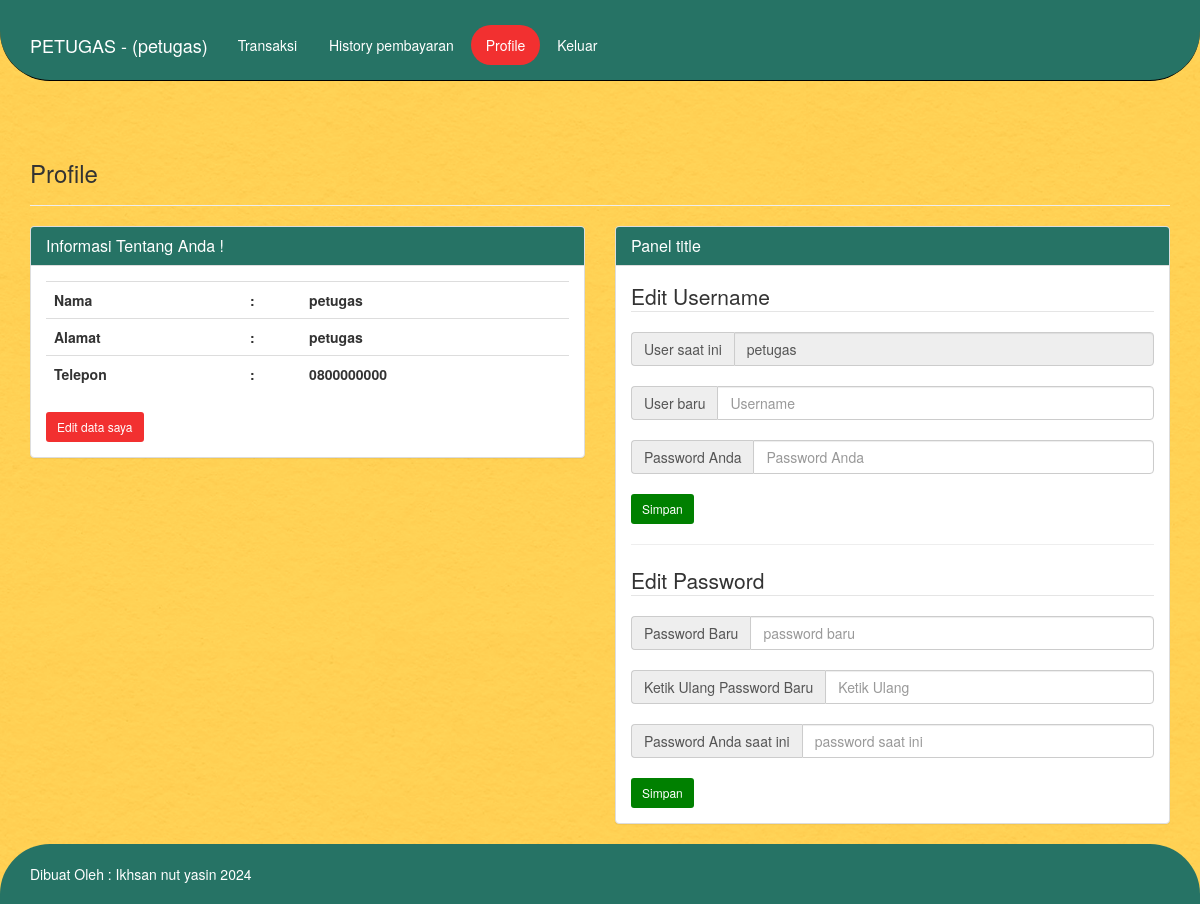
The app's page /app/petugas/profile.php (signed in) with its own data.
### tables this page shows
CREATE TABLE `tb_petugas` (
  `id_petugas` int(11) NOT NULL,
  `username` varchar(35) NOT NULL,
  `password` varchar(50) NOT NULL,
  `nama_petugas` varchar(35) NOT NULL,
  `alamat` varchar(100) NOT NULL,
  `telepon` varchar(15) NOT NULL,
  `level` enum('admin','petugas') NOT NULL
);

### app/petugas/profile.php (the view, shortened to what this page needs)
<?php
    include "../inc/koneksi.php";
    $qprofil = mysqli_query($konek, "SELECT * FROM tb_petugas WHERE id_petugas='$_SESSION[id]'");
    $profil = mysqli_fetch_array($qprofil);
?>
<!DOCTYPE html>
<html lang="en">
<head>
    <link href="./../assets/css/bootstrap.min.css" rel="stylesheet">
    <link href="./../assets/style.css" rel="stylesheet">
</head>
<body>
     <nav class="navbar navbar-default navbar-fixed-top" style="border-radius: 0px 0px 50px 50px; border-color: black; background-color:  #267365;">
      <div class="container">
        <div class="navbar-header" style="margin-top: 20px;">
          <a class="navbar-brand" href="./" style="color: white;">PETUGAS - (<?php echo $profil['nama_petugas']; ?>)</a>
        </div>
        <div style="margin-top: 25px; margin-bottom: 10px;">
         <ul class="nav nav-pills" role="tablist">
            <li role="presentation"  ><a href="transaksi.php">Transaksi</a></li>
            <li role="presentation"><a href="riwayat.php">History pembayaran</a></li>
            <li role="presentation" style="background-color: #F23030; border-radius: 50px;"><a href="profile.php">Profile</a></li>
            <li role="presentation"><a href="../inc/logout.php">Keluar</a></li>
      </ul>
        </div>
      </div>
    </nav>
     <div class="container" style="margin-top: 5%;">
        <div class="page-header">
            <h3>Profile</h3>
        </div>
        <div class="row">
            <div class="col-md-6">
                <div class="panel panel-default">
                    <div class="panel-heading" style="background-color: #267365;">
                        <h3 class="panel-title" style="color: white;">Informasi Tentang Anda !</h3>
                    </div>
                    <div class="panel-body">
                        <table class="table">
                            <tr>
                                <td>Nama</td>
                                <td>:</td>
                                <td><?php echo $profil['nama_petugas']; ?></td>
                            </tr>
                            <tr>
                                <td>Alamat</td>
                                <td>:</td>
                                <td><?php echo $profil['alamat']; ?></td>
                            </tr>
                            <tr>
                                <td>Telepon</td>
                                <td>:</td>
                                <td><?php echo $profil['telepon']; ?></td>
                            </tr>
                        </table>
                        <a href="edit_profile.php" class="btn btn-sm" style="background-color: #f23030;">Edit data saya</a>
                    </div>
                </div>
            </div>
            <div class="col-md-6">
                <div class="panel panel-default">
                    <div class="panel-heading" style="background-color: #267365;">
                        <h3 class="panel-title" style="color:white;">Panel title</h3>
                    </div>
                    <div class="panel-body">
                        <fieldset>
                            <legend>Edit Username</legend>
                            <form class="form" method="post">
                                <div class="input-group">
                                    <span class="input-group-addon" id="basic-addon1">User saat ini</span>
                                    <input type="text" class="form-control" value="<?php echo $profil['username']; ?>" aria-describedby="basic-addon1" readonly>
                                </div>
                                <br>
                                <div class="input-group">
                                    <span class="input-group-addon" id="basic-addon1">User baru</span>
                                    <input type="text" name="userbaru" class="form-control" placeholder="Username" aria-describedby="basic-addon1">
                                </div>
                                <br>
                                <div class="input-group">
                                    <span class="input-group-addon" id="basic-addon1">Password Anda</span>
                                    <input type="password" name="pass" class="form-control" placeholder="Password Anda" aria-describedby="basic-addon1">
                                </div>
                                <br>
                                    <input type="submit" name="edit_user" value="Simpan" class="btn btn-sm" style="background-color: green; color: white;">
                            </form>
                        </fieldset>
                        <hr>
                        <fieldset>
                            <legend>Edit Password</legend>
                            <form class="form" method="post">
                                <div class="input-group">
                                    <span class="input-group-addon" id="basic-addon1">Password Baru</span>
                                    <input type="password" name="pass1" class="form-control" placeholder="password baru" aria-describedby="basic-addon1">
                                </div>
                                <br>
                                <div class="input-group">
                                    <span class="input-group-addon" id="basic-addon1">Ketik Ulang Password Baru</span>
                                    <input type="password" name="pass2" class="form-control" placeholder="Ketik Ulang" aria-describedby="basic-addon1">
                                </div>
                                <br>
                                <div class="input-group">
                                    <span class="input-group-addon" id="basic-addon1">Password Anda saat ini</span>
                                    <input type="password" name="pass_awal" class="form-control" placeholder="password saat ini" aria-describedby="basic-addon1">
                                </div>
                                <br>
                                    <input type="submit" name="edit_password" value="Simpan" class="btn btn-sm" style="background-color: green; color: white;">
                            </form>
                        </fieldset>
                    </div>
                </div>
            </div>
        </div>
    </div>
<?php include "footer.php"; ?>

### app/assets/style.css (style rules this page uses)
html { position: relative; min-height: 100%; }
body { margin-bottom: 60px; }
body > .container { padding: 60px 15px 0; }

### app/petugas/profile.php (style rules this page uses)
body { background-image: url(../assets/img/bg-1.jpg); background-size: cover; }
a { color: white; }
td { font-weight: bold; }

### records on screen
tb_petugas: nama_petugas "petugas", alamat "petugas", telepon "0800000000", username "petugas"
